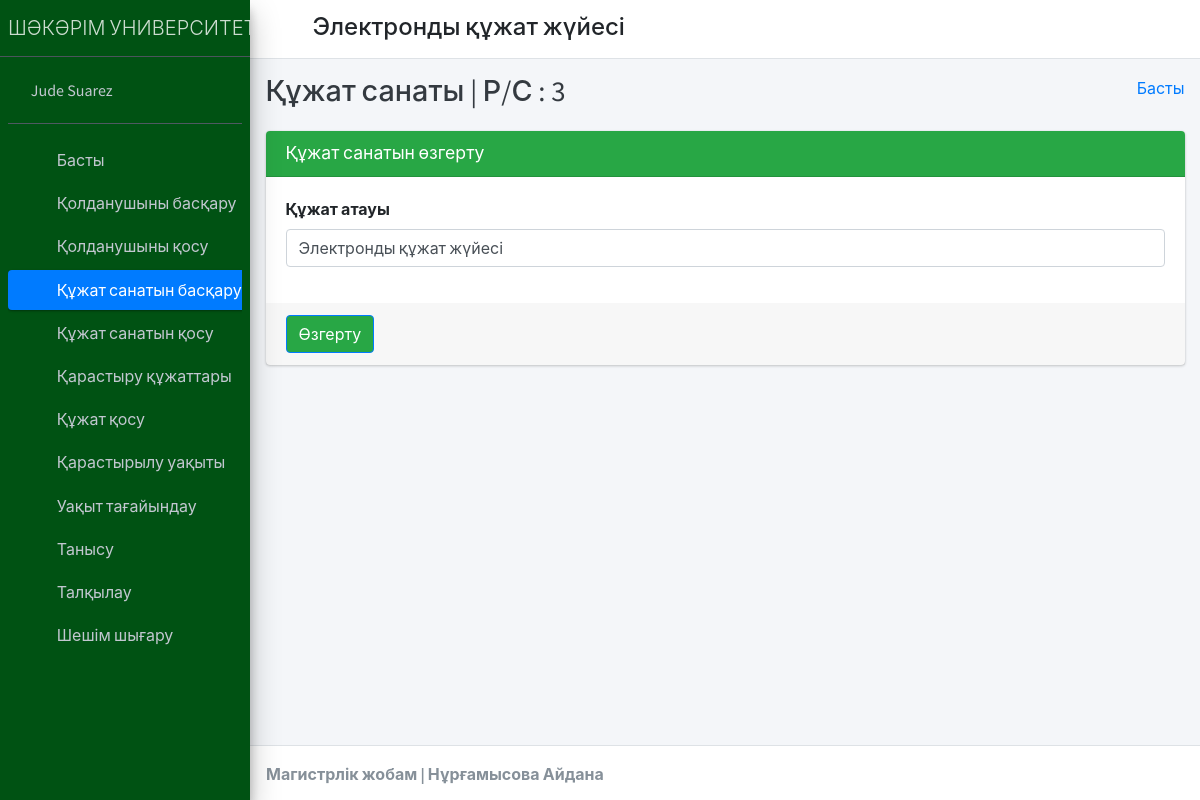
The app's page /edit_course/3/ (signed in) with its own data.
### student_management_app/models.py (models this page shows)
class CustomUser(AbstractUser):
    user_type_data = ((1, "HOD"), (2, "Staff"), (3, "Student"))
    user_type = models.CharField(default=1, choices=user_type_data, max_length=10)

class Courses(models.Model):
    id = models.AutoField(primary_key=True)
    course_name = models.CharField(max_length=255)
    created_at = models.DateTimeField(auto_now_add=True)
    updated_at = models.DateTimeField(auto_now=True)
    objects = models.Manager()

### student_management_app/HodViews.py (the view)
# urls.py: path('edit_course/<course_id>/', HodViews.edit_course, name="edit_course"),
def edit_course(request, course_id):
    course = Courses.objects.get(id=course_id)
    context = {
        "course": course,
        "id": course_id
    }
    return render(request, 'hod_template/edit_course_template.html', context)

### student_management_app/LoginCheckMiddleWare.py (called while the page is built, shortened)
    def process_view(self, request, view_func, view_args, view_kwargs):
        modulename = view_func.__module__
        user = request.user
        if user.is_authenticated:
            if user.user_type == "1":
                if modulename == "student_management_app.HodViews":
                    pass
                elif modulename == "student_management_app.views" or modulename == "django.views.static":
                    pass
                else:
                    return redirect("admin_home")
            else:
                return redirect("login")
        else:
            if request.path == reverse("login") or request.path == reverse("doLogin"):
                pass
            else:
                return redirect("login")

### student_management_app/templates/hod_template/edit_course_template.html (shortened to what this page needs)
{% extends 'hod_template/base_template.html' %}
{% block page_title %}
    Құжат санаты | Р/С : {{ course.id }}
{% endblock page_title %}
{% block main_content %}
{% load static %}
<section class="content">
        <div class="container-fluid">
            <div class="row">
                <div class="col-md-12">
                    <div class="card card-primary">
                    <div class="card-header" style="background:#28a745;">
                        <h3 class="card-title">Құжат санатын өзгерту</h3>
                    </div>
                    <form role="form" method="POST" action="{% url 'edit_course_save' %}">
                        <div class="card-body">
                            <div class="form-group">
                                <label>Құжат атауы </label>
                                <input type="text" class="form-control" name="course" value="{{ course.course_name }}">
                            </div>
                        </div>
                        <div class="card-footer">
                        <button type="submit" class="btn btn-primary" style="background:#28a745;">Өзгерту</button>
                        </div>
                    </form>
                    </div>
                </div>
            </div>
        </div>
      </section>
  {% endblock main_content %}

### student_management_app/templates/hod_template/sidebar_template.html
{% load static %}
<aside class="main-sidebar sidebar-dark-primary elevation-4" style="background-color:#005213;">
      <a href="{% url 'admin_home' %}" class="brand-link">
        <span class="brand-text font-weight-light">ШӘКӘРІМ УНИВЕРСИТЕТІ</span>
      </a>
      <div class="sidebar">
        <div class="user-panel mt-3 pb-3 mb-3 d-flex">
          <div class="image">
          </div>
          <div class="info">
            <a href="{% url 'admin_profile' %}" class="d-block">{{ user.first_name }} {{ user.last_name }}</a>
          </div>
        </div>
        <nav class="mt-2">
          <ul class="nav nav-pills nav-sidebar flex-column" data-widget="treeview" role="menu" data-accordion="false">
            <li class="nav-item">
              {% url 'admin_home' as admin_home %}
              <a href="{{ admin_home }}" class="nav-link {% if request.path == admin_home %} active {% endif %}">
                <i class="nav-icon fas fa-tachometer-alt"></i>
                <p>
                  Басты
                </p>
              </a>
            </li>
            <li class="nav-item">
              {% url 'manage_staff' as manage_staff %}
              {% url 'edit_staff' staff_id=id as edit_staff %}
              <a href="{{ manage_staff }}" class="nav-link {% if request.path == manage_staff %} active {% endif %} {% if request.path == edit_staff %} active {% endif %}">
                <i class="nav-icon fas fa-chalkboard-teacher"></i>
                <p>
                  Қолданушыны басқару
                </p>
              </a>
            </li>
            <li class="nav-item">
              {% url 'add_staff' as add_staff %}
              <a href="{{ add_staff }}" class="nav-link {% if request.path == add_staff %} active {% endif %}">
                <i class="nav-icon fas fa-th"></i>
                <p>
                  Қолданушыны қосу
                </p>
              </a>
            </li>
            <li class="nav-item">
              {% url 'manage_course' as manage_course %}
              {% url 'edit_course' course_id=id as edit_course %}
              <a href="{{ manage_course }}" class="nav-link {% if request.path == manage_course %} active {% endif %} {% if request.path == edit_course %} active {% endif %}">
                <i class="nav-icon fas fa-chalkboard"></i>
                <p>
                  Құжат санатын басқару
                </p>
              </a>
            </li>
            <li class="nav-item">
            {% url 'add_course' as add_course %}
              <a href="{{ add_course }}" class="nav-link {% if request.path == add_course %} active {% endif %}">
                <i class="nav-icon fas fa-th"></i>
                <p>
                  Құжат санатын қосу
                </p>
              </a>
            </li>
            <li class="nav-item">
              {% url 'manage_subject' as manage_subject %}
              {% url 'edit_subject' subject_id=id as edit_subject %}
              <a href="{{ manage_subject }}" class="nav-link {% if request.path == manage_subject %} active {% endif %} {% if request.path == edit_subject %} active {% endif %}">
                <i class="nav-icon fas fa-book"></i>
                <p>
                  Қарастыру құжаттары
                </p>
              </a>
            </li>
            <li class="nav-item">
              {% url 'add_subject' as add_subject %}
              <a href="{{ add_subject }}" class="nav-link {% if request.path == add_subject %} active {% endif %}">
                <i class="nav-icon fas fa-th"></i>
                <p>
                  Құжат қосу
                </p>
              </a>
            </li>
            <li class="nav-item">
              {% url 'manage_session' as manage_session %}
              {% url 'edit_session' session_id=id as edit_session %}
              <a href="{{ manage_session }}" class="nav-link {% if request.path == manage_session %} active {% endif %} {% if request.path == edit_session %} active {% endif %}">
                <i class="nav-icon fas fa-graduation-cap"></i>
                <p>
                  Қарастырылу уақыты
                </p>
              </a>
            </li>
            <li class="nav-item">
              {% url 'add_session' as add_session %}
              <a href="{{ add_session }}" class="nav-link {% if request.path == add_session %} active {% endif %}">
                <i class="nav-icon fas fa-th"></i>
                <p>
                  Уақыт тағайындау
                </p>
              </a>
            </li>
            <li class="nav-item">
              {% url 'admin_view_attendance' as admin_view_attendance %}
              <a href="{{ admin_view_attendance }}" class="nav-link {% if request.path == admin_view_attendance %} active {% endif %}">
                <i class="nav-icon fas fa-calendar-alt"></i>
                <p>
                  Танысу
                </p>
              </a>
            </li>
            <li class="nav-item">
              {% url 'staff_feedback_message' as staff_feedback_message %}
              <a href="{{ staff_feedback_message }}" class="nav-link {% if request.path == staff_feedback_message %} active {% endif %}">
                <i class="nav-icon fas fa-th"></i>
                <p>
                  Талқылау
                </p>
              </a>
            </li>
            <li class="nav-item">
              {% url 'staff_leave_view' as staff_leave_view %}
              <a href="{{ staff_leave_view }}" class="nav-link {% if request.path == staff_leave_view %} active {% endif %}">
                <i class="nav-icon fas fa-th"></i>
                <p>
                  Шешім шығару
                </p>
              </a>
            </li>
          </ul>
        </nav>
      </div>
    </aside>

### records on screen
CustomUser: first_name "Jude", last_name "Suarez"
Courses: id "3", course "Электронды құжат жүйесі"
